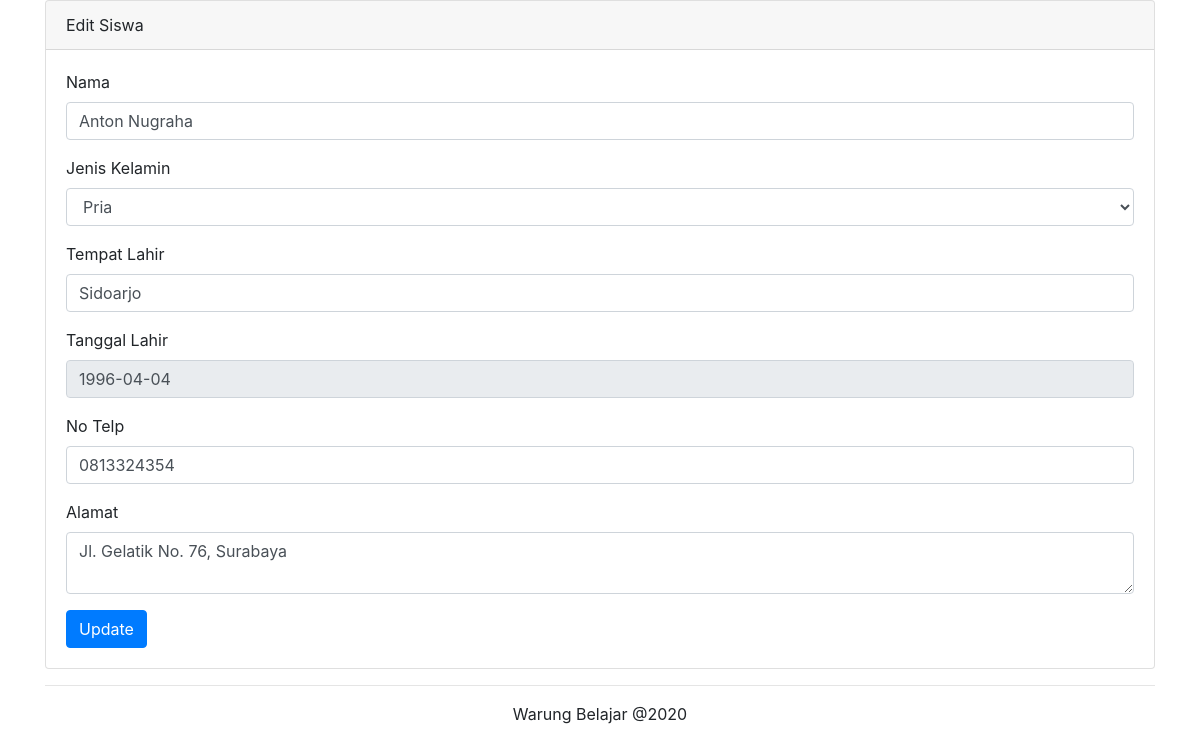
/siswa/edit/1, run on the app's committed database.
### tables this page shows
CREATE TABLE `tb_siswa` (
  `kd_siswa` int(11) NOT NULL,
  `nama` varchar(255) NOT NULL,
  `jenis_kelamin` enum('pria','wanita') NOT NULL,
  `tempat_lahir` varchar(255) NOT NULL,
  `tanggal_lahir` date NOT NULL,
  `no_telp` varchar(100) NOT NULL,
  `alamat` varchar(255) NOT NULL
);

### application/controllers/Siswa.php (called while the page is built, shortened)
<?php
class Siswa extends CI_Controller {
	public function __construct()
    {
        $this->load->model("siswa_model");
        $this->load->library('form_validation');
    }
	function edit($kd_siswa)
	{
		$data['siswa'] = $this->siswa_model->getById($kd_siswa);
		$this->load->view('template/header');
		$this->load->view('siswa/edit',$data);
		$this->load->view('template/footer');
	}
}

### index.php (called while the page is built, shortened)
<?php
require_once BASEPATH.'core/CodeIgniter.php';

### application/models/Siswa_model.php (called while the page is built, shortened)
<?php defined('BASEPATH') OR exit('No direct script access allowed');
class Siswa_model extends CI_Model
{
    private $table = "tb_siswa";
    public function getById($id)
    {
        return $this->db->get_where($this->table, ["kd_siswa" => $id])->row();
    }
}

### application/views/siswa/edit.php (the view, shortened to what this page needs)
 <div class="container">
	<div class="card">
		<div class="card-header">Edit Siswa</div>
		<div class="card-body">
		<form method="post" action="<?php echo base_url(); ?>siswa/update">
			<div class="form-group">
				<label for="nama">Nama</label>
				<input type="text" value="<?php echo $siswa->nama; ?>" class="form-control" id="nama" name="nama">
			</div>
			<div class="form-group">
				<label for="jenis_kelamin">Jenis Kelamin</label>
				<select name="jenis_kelamin" id="jenis_kelamin" class="form-control">
					<option value="pria" <?php echo ($siswa->jenis_kelamin ? 'pria' : 'selected' ); ?> >Pria</option>
				</select>
			</div>
			<div class="form-group">
				<label for="tempat_lahir">Tempat Lahir</label>
				<input type="text" class="form-control" id="tempat_lahir" name="tempat_lahir" value="<?php echo $siswa->tempat_lahir; ?>">
			</div>
			<div class="form-group">
				<label for="tgl_lahir">Tanggal Lahir</label>
				<input type="text" class="form-control datepicker"  readonly id="tanggal_lahir" name="tanggal_lahir" value="<?php echo $siswa->tanggal_lahir; ?>">
			</div>
			<div class="form-group">
				<label for="no_telp">No Telp</label>
				<input type="number" class="form-control" value="<?php echo $siswa->no_telp; ?>" id="no_telp" name="no_telp">
			</div>
			<div class="form-group">
				<label for="alamat">Alamat</label>
				<textarea class="form-control" name="alamat" id="alamat"><?php echo $siswa->alamat; ?></textarea>
			</div>
			<button type="submit" class="btn btn-primary">Update</button>
		</form>
		</div>
	</div>
</div>

### data on the page
tb_siswa: nama "Anton Nugraha", tempat_lahir "Sidoarjo", tanggal_lahir "1996-04-04", no_telp "0813324354", alamat "Jl. Gelatik No. 76, Surabaya"
